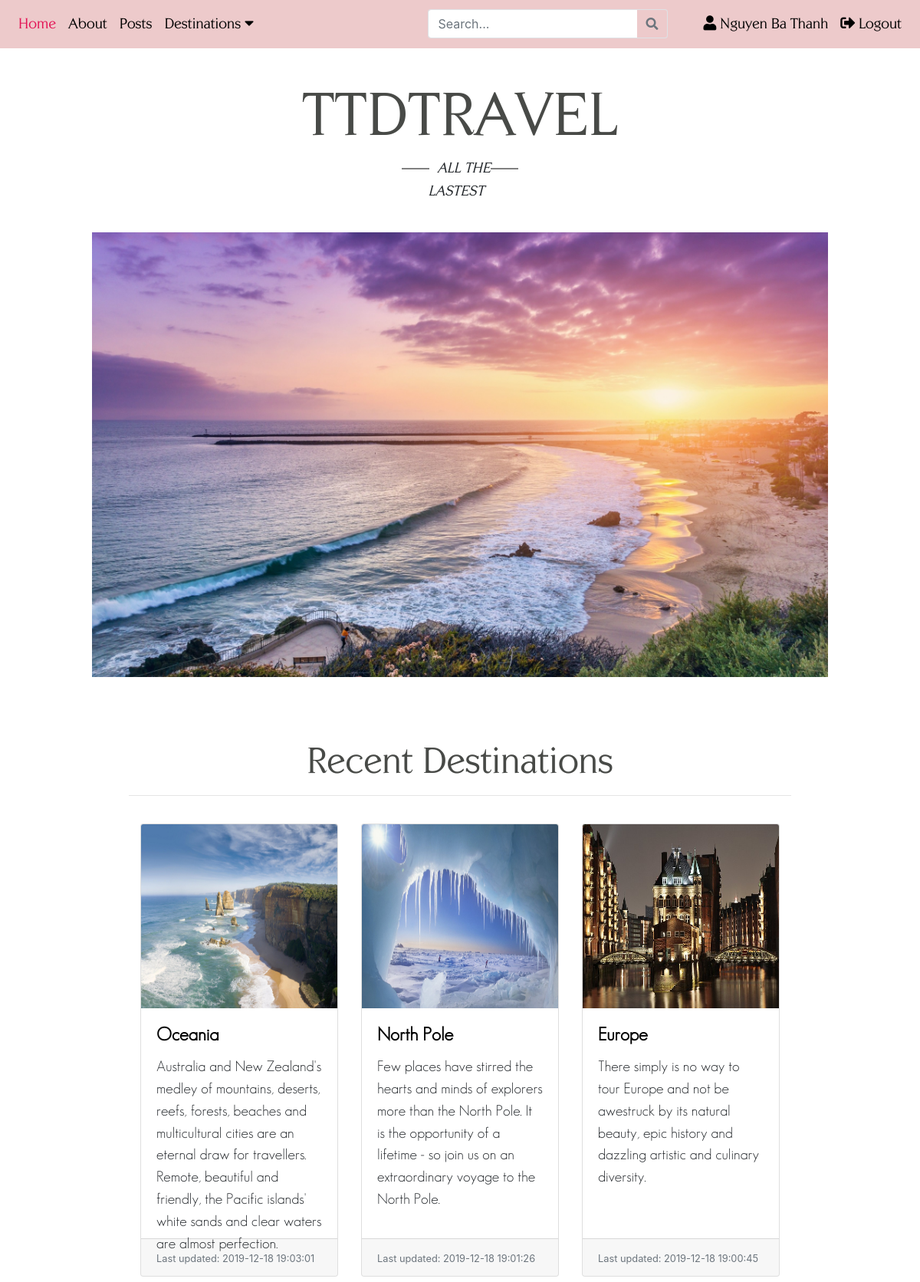
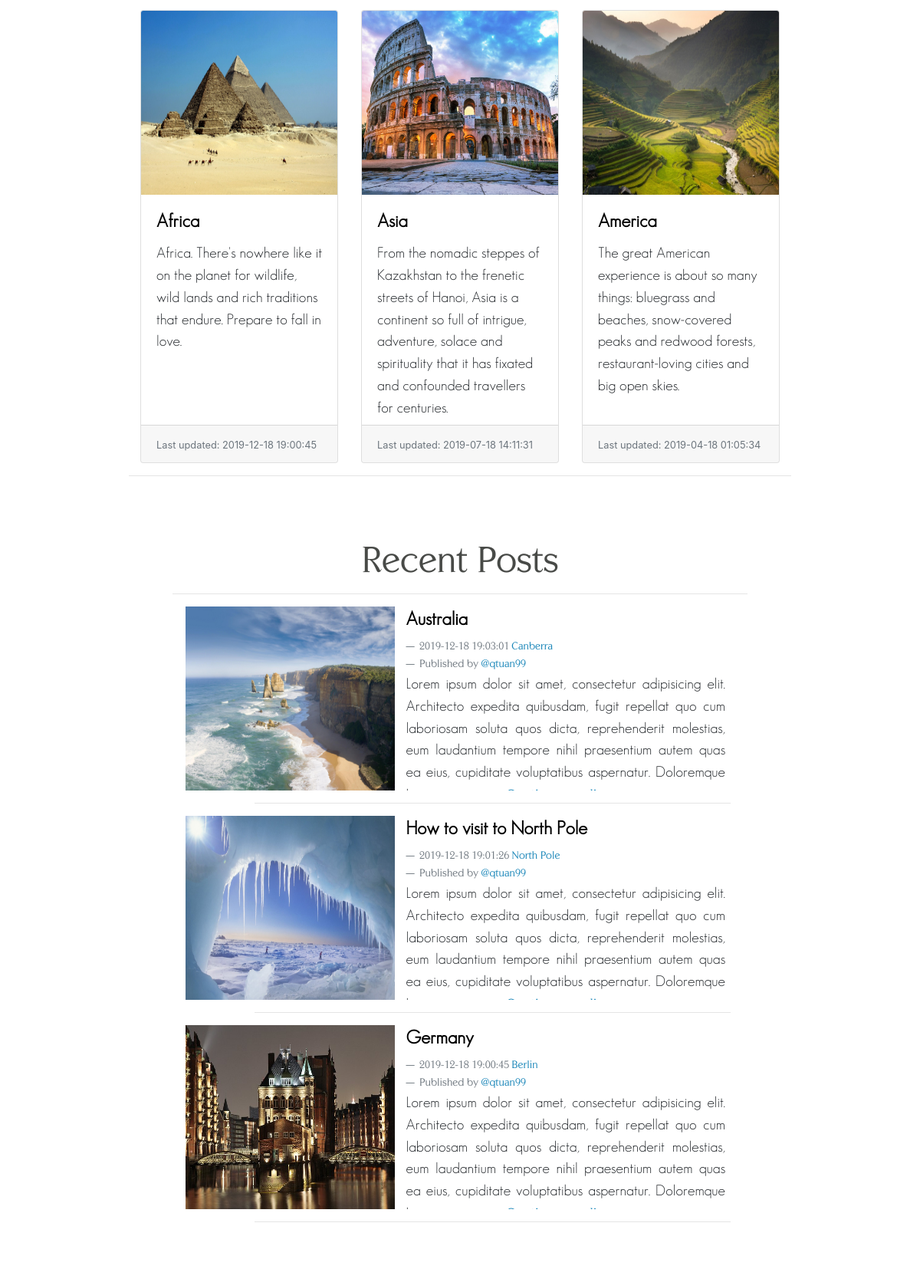
/index.php (signed in, upper part), run on the app's committed database (2 pictures, top to bottom).
### tables this page shows
CREATE TABLE `continent` (
  `continent_id` int(11) NOT NULL,
  `continent_name` varchar(30) NOT NULL,
  `description` varchar(1000) DEFAULT 'Lorem ipsum dolor sit amet, consectetur adipisicing elit. Maxime, fuga.'
);

CREATE TABLE `location` (
  `location_id` int(11) NOT NULL,
  `city` varchar(45) DEFAULT NULL,
  `country` varchar(45) DEFAULT NULL,
  `continent_id` int(11) NOT NULL,
  `post_id` int(11) NOT NULL
);

CREATE TABLE `post` (
  `post_id` int(11) NOT NULL,
  `title` varchar(100) NOT NULL,
  `text` text NOT NULL,
  `publish_date` datetime NOT NULL DEFAULT CURRENT_TIMESTAMP,
  `thumbnail_img` varchar(300) NOT NULL DEFAULT 'images/no-thumbnail.jpg',
  `user_id` int(11) NOT NULL DEFAULT '1'
);

### core/data/PDOData.php (called while the page is built, shortened)
<?php
	class PDOData {
		private $db = null;
    private $servername = "localhost:3307";
    private $database = "ttd_travel";
    private $username = "root";
    private $password = "quangtuan99";
		public function __construct() {
			try {
				$this->db = new PDO("mysql:host=$this->servername;dbname=$this->database", $this->username, $this->password);
			} catch(PDOException $e) { echo $e->getMessage();	}
		}
		public function __destruct() {
			try {
				$this->db = null;
			} catch(PDOException $e) { echo $e->getMessage();	}
		}
		public function doQuery($query) {
			$ret = array();
			try {
				$stmt = $this->db->query($query);
				if ($stmt) {
					while ($row = $stmt->fetch(PDO::FETCH_ASSOC)) {
						$ret[] = $row;
					}
				}
			} catch(PDOException $e) {	echo $query; }
			return $ret;
		}
	}

### post/model/Post.php (called while the page is built, shortened)
<?php
require_once("core/data/PDOData.php");
class Post {
  public function getRecentPost() {
    $db = new PDOData();
    $data = $db->doQuery("
      select p.*, l.city
      from post p
      inner join location l
      on l.post_id = p.post_id
      order by p.publish_date desc limit 3;
    ");
    return $data;
  }
  public function getAllContinent() {
    $db = new PDOData();
    $data = $db->doQuery("
      select c.*, p.publish_date, p.thumbnail_img
      from location l
      inner join continent c
      on c.continent_id = l.continent_id
      inner join post p
      on p.post_id = l.post_id
      group by c.continent_id
      order by p.publish_date desc;
    ");
    return $data;
  }
}

### post/view/PostView.php (the view, shortened to what this page needs)
<?php
require_once("core/data/PDOData.php");
class PostView {
  private $data;
  public function __construct($data) {
    $this->data = $data;
  }
  public function recentPostView() {
    $html = "";
    foreach ($this->data as $row){
      $string = $row["text"];
      $string = (strlen($string) > 300) ? substr($string, 0, 290).'...' : $string;
      $html .= '
      <li class="postcontent">
        <div class="image-container">
          <div class="hovereffect">
            <img class="rounded img-responsive" src="'.$row["thumbnail_img"].'"
            href="#detailPostModal'.$row["post_id"].'" data-toggle="modal">
          </div>
        </div>
        <div class="content-container">
          <h3 class="post-title hvr-animation-blue" href="#detailPostModal'.$row["post_id"].'" data-toggle="modal">'.$row["title"].'</h3>
          <div class="datetime-location" style="font-size: 14px;">
            <footer class="blockquote-footer">
              <span style="font-size:14px;">'.$row["publish_date"].'</span>
              <span style="font-size:14px;" class="location hvr-animation-blue">'.$row["city"].'</span>
            </footer>
          </div>
          <div class="datetime-location" style="font-size: 14px;">
            <footer class="blockquote-footer">
              <span style="font-size:14px;">Published by </span>
              <span style="font-size:14px;" class="username hvr-animation-blue">@qtuan99</span>
            </footer>
          </div>
          <p>
            '.$string.'
            <span class="read-more hvr-animation-blue" href="#detailPostModal'.$row["post_id"].'" data-toggle="modal">Continue reading ></span>
          </p>
        </div>
      </li>
      <div class="line "><hr></div>
      ';
    }
     return $html;
  }
  public function allDestinationView() {
    $html = "";
    foreach ($this->data as $row){
      $continent = strtolower($row["continent_name"]);
      $continent = str_replace(' ', '', $continent);
      $html .= '
      <div class="col-sm-4 col-des" style="margin-top:20px;">
        <div class="card">
          <div class="hovereffect2">
          <a href="./all_post.php?categories='.$continent.'">
            <img class="card-img-top" src="'.$row["thumbnail_img"].'">
          </a>
        </div>
          <div class="card-body">
            <a class="title-post" href="./all_post.php?categories='.$continent.'"><h5 class="card-title hvr-animation-blue">
              '.$row["continent_name"].'
            </h5></a>
            <p class="card-text">
              '.$row["description"].'
            </p>
          </div>
          <div class="card-footer">
            <small class="text-muted">
              Last updated: '.$row["publish_date"].'
            </small>
          </div>
        </div>
      </div>
      ';
    }
    return $html;
  }
}

### css/master.css (style rules this page uses)
* { box-sizing: border-box; }
span { font-weight: lighter; font-family: 'centabel' !important; }
.hvr-animation-blue { display: inline-block; text-decoration: none; cursor: pointer; }
.hvr-animation-blue::after { content: ''; display: block; width: 0; height: 2px; background: #1885b8; transition: width .3s; }
img { max-width: 100%; max-height: 100%; }
.location { color: #1885b8; }
.username { color: #1885b8; }

### css/home.css (style rules this page uses)
h3 { margin-top: 12px; font-family: MdGroteskRegular; font-size: 130%; }
.postcontent { overflow: hidden; display: block; height: 240px; position: relative; }
.image-container { width: 38%; height: 240px; padding: 0; float: left; margin-right: 15px; }
.image-container img { width: 100%; height: 100%; cursor: pointer; }
.content-container { width: 60%; height: 260px; position: absolute; bottom: 0; right: 0; padding-top: 10px; }
.content-container p { text-align: justify; margin-right: 15px; }
.hovereffect { width: 100%; height: 100%; float: left; overflow: hidden; position: relative; cursor: pointer; background: #f5e6e6; }
.hovereffect img { display: block; position: relative; max-width: none; width: calc(100% + 20px); -webkit-transition: opacity 0.35s, -webkit-transform 0.35s; transition: opacity 0.35s, transform 0.35s; -webkit-transform: translate3d(-10px,0,0); transform: translate3d(-10px,0,0); -webkit-backface-visibility: hidden; backface-visibility: hidden; }
li.postcontent p { font-family: GeosansLight; font-size: 120%; }
li.postcontent { margin: 10px; margin-right: 47px; }
.post-title { font-family:GeosansLight; font-size:150%; font-weight: bold; display: inline-block; color: #000; text-decoration: none; cursor: pointer; transition: color .3s; }
.line { width:80%; margin-left:100px; margin-right: auto; }
.card-img-top { height:240px; }
.card-text { height:120px; font-family:GeosansLight; font-size:120%; }
.title-post { cursor:pointer; color: #000; font-weight: bold; font-size: 115%; transition: color .3s; }
.card-title { font-family:GeosansLight; font-size: 130%; font-weight:bold; }
.card-body { min-height: 300px; }
.read-more { color: #1885b8; }

### data on the page
continent: shows a picture, continent_name "Oceania", description "Australia and New Zealand's medley of mountains, deserts, reefs, forests, beaches and multicultural cities are an eternal draw for travellers. Remote, beautiful and friendly, the Pacific islands' white sands and clear waters are almost perfection.", publish_date "2019-12-18 19:03:01"
continent: shows a picture, continent_name "North Pole", description "Few places have stirred the hearts and minds of explorers more than the North Pole. It is the opportunity of a lifetime - so join us on an extraordinary voyage to the North Pole.", publish_date "2019-12-18 19:01:26"
continent: shows a picture, continent_name "Europe", description "There simply is no way to tour Europe and not be awestruck by its natural beauty, epic history and dazzling artistic and culinary diversity.", publish_date "2019-12-18 19:00:45"
continent: shows a picture, continent_name "Africa", description "Africa. There's nowhere like it on the planet for wildlife, wild lands and rich traditions that endure. Prepare to fall in love.", publish_date "2019-12-18 19:00:45"
continent: shows a picture, continent_name "Asia", description "From the nomadic steppes of Kazakhstan to the frenetic streets of Hanoi, Asia is a continent so full of intrigue, adventure, solace and spirituality that it has fixated and confounded travellers for centuries.", publish_date "2019-07-18 14:11:31"
continent: shows a picture, continent_name "America", description "The great American experience is about so many things: bluegrass and beaches, snow-covered peaks and redwood forests, restaurant-loving cities and big open skies.", publish_date "2019-04-18 01:05:34"
location: post.thumbnail_img (picture), post.title "Australia", post.publish_date "2019-12-18 19:03:01", city "Canberra", post.text "Lorem ipsum dolor sit amet, consectetur adipisicing elit. Architecto expedita quibusdam, fugit repellat quo cum laboriosam soluta quos dicta, reprehenderit molestias, eum laudantium tempore nihil praesentium autem quas ea eius, cupiditate voluptatibus aspernatur. Doloremque…"
location: post.thumbnail_img (picture), post.title "How to visit to North Pole", post.publish_date "2019-12-18 19:01:26", city "North Pole", post.text "Lorem ipsum dolor sit amet, consectetur adipisicing elit. Architecto expedita quibusdam, fugit repellat quo cum laboriosam soluta quos dicta, reprehenderit molestias, eum laudantium tempore nihil praesentium autem quas ea eius, cupiditate voluptatibus aspernatur. Doloremque…"
location: post.thumbnail_img (picture), post.title "Germany", post.publish_date "2019-12-18 19:00:45", city "Berlin", post.text "Lorem ipsum dolor sit amet, consectetur adipisicing elit. Architecto expedita quibusdam, fugit repellat quo cum laboriosam soluta quos dicta, reprehenderit molestias, eum laudantium tempore nihil praesentium autem quas ea eius, cupiditate voluptatibus aspernatur. Doloremque…"

### other printed values
$username "Nguyen Ba Thanh"
